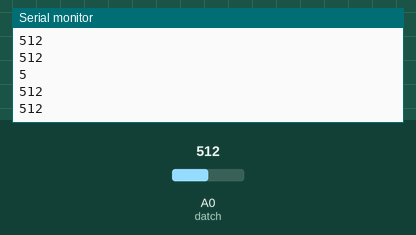
Bench run of a sketch on a simulated Arduino Uno, built with avr-gcc and run on an emulated ATmega328P. Shown: the last lines printed to the serial monitor. The test bench sets the inputs (shaded band); at power-on: A0 (datch) = 512.

Above: at 2.1 s.
2.2 s: A0 (datch) set to 716
At 2.47 s:
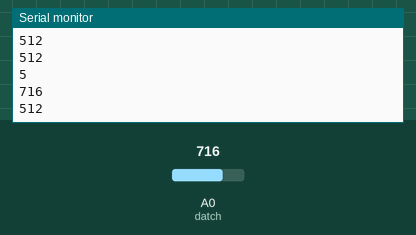
3.7 s: A0 (datch) set to 900
At 3.87 s:
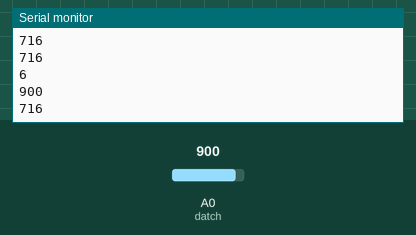
Timing chart, 0 to 6.7 s (numbered marks = the images above; inputs shaded):
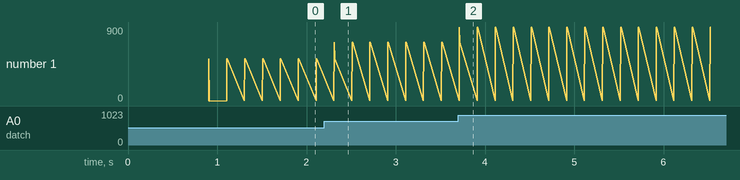

Measured:
- after the input at 2.2 s, the serial monitor: prints a new line after 0.11 s (image 1)
- after the input at 3.7 s, the serial monitor: prints a new line at once (image 2)
- plotted number 1: 512 → 716 after the input at 2.2 s, 716 → 900 after the input at 3.7 s

The sketch:

BUTTONREAD.ino
```cpp
#include <MicroView.h>
#include <SoftwareSerial.h>

#define SIZE 10

SoftwareSerial mySerial(A1, 6);


int verv = 0;
int datch = A0;
int cirr = 0;
int i = 0;
int suum = 0;
float SR = 0;


int s[SIZE];

void setup()
{
  Serial.begin(9600);
  mySerial.begin(9600);
  for(i = 0; i < 9; i++)
  {
    s[i]= analogRead(datch);
    suum = suum + s[i];
    delay(100);
  }
  SR =  suum/10;

}
void loop()
{
  cirr = analogRead(datch);
  if(abs(verv - cirr) >= 80)
  {
    i++;
  }

  Serial.println(i/2);
  Serial.println(cirr);
  Serial.println(verv);
  delay(200);
  verv = cirr;
}
```
